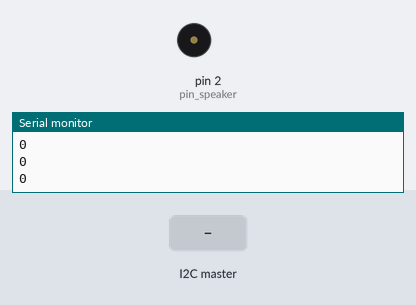
Recording of a sketch running on a simulated Arduino Uno, built with avr-gcc and run on an emulated ATmega328P. Parts: buzzer (waves = sounding), the last lines printed to the serial monitor. Inputs (shaded band) come from the test bench.

Above: at 1.2 s.
1.3 s: the I2C master sends the byte 1
At 1.45 s:
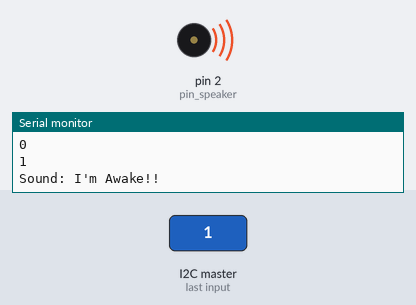
4.3 s: the I2C master sends the byte 2
7.3 s: the I2C master sends the byte 0
At 8.2 s:
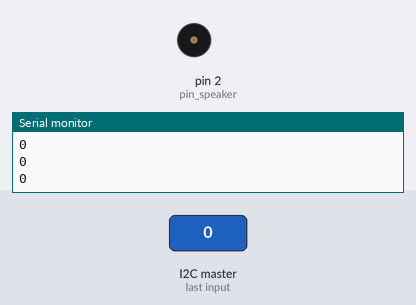
Timing chart, 0 to 10.3 s (numbered marks = the images above; inputs shaded):
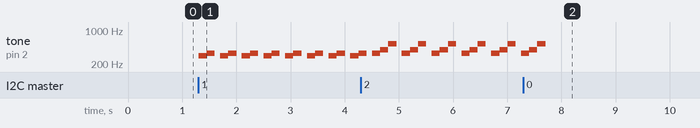

The sketch:

Robot_Piezo_Slave.ino
```cpp
#include <Wire.h>
#define SLAVE_ADDR 9
int rd;

int pin_speaker = 2;
int soundHasPlayed = false;
int notes;
#define Do   261
#define Re   294
#define Mi   330
#define Fa   349
#define Sol  392
#define La   440
#define Ti   494
#define Do_h 523

void setup() {
  Wire.begin(SLAVE_ADDR);
  Wire.onReceive(receiveEvent);
  Serial.begin(9600);
  Serial.println("I2C Slave Demonstration");
}

void receiveEvent() {
  rd = Wire.read();
}

void loop() {
  delay(50);
  Serial.println(rd);

  if(rd == 1 && soundHasPlayed == false){
    powerUp();
  }

  else if(rd == 2 && soundHasPlayed == false){
    happy();
  }

  else if(rd == 3 && soundHasPlayed == false){
    sad();
  }


  else{
    noTone(pin_speaker);
    soundHasPlayed = false;
  }


}


void powerUp(){
  int note[] = {Re, Mi};
  int duration[] = {150, 150};

  Serial.println("Sound: I'm Awake!!");
  for (int i = 0; i < (sizeof(note) / 2); i++){
    tone(pin_speaker, note[i]);
    delay(duration[i]);
    noTone(pin_speaker);
  }
  soundHasPlayed = true;
}

void happy(){
  int note[] = {Mi,Sol, Do_h};
  int duration[] = {150, 150, 150}; //Make sure you have a duration for each note you want to play

  Serial.println("Sound: I'm Awake!!");
  for (int i = 0; i < (sizeof(note) / 2); i++){
    tone(pin_speaker, note[i]);       // tone(pin, frequency);
    delay(duration[i]);           // time defined in the duration[]
    noTone(pin_speaker);

  soundHasPlayed = true;
  }
}

void sad(){
  int note[] = {Mi, Sol, Ti};
  int duration[] = {150, 150, 150}; //Make sure you have a duration for each note you want to play

  Serial.println("Sound: I'm Awake!!");
  for (int i = 0; i < (sizeof(note) / 2); i++){
    tone(pin_speaker, note[i]);       // tone(pin, frequency);
    delay(duration[i]);           // time defined in the duration[]
    noTone(pin_speaker);

  soundHasPlayed = true;
  }
}
```

Measured:
- after the input at 1.3 s, tone on pin 2 (pin_speaker): silent → 294 Hz at once, then repeats every 0.40 s: 330 Hz 0.15 s, silent 0.10 s, 294 Hz 0.15 s
- after the input at 7.3 s, tone on pin 2 (pin_speaker): goes on until 7.7 s, then stays silent
